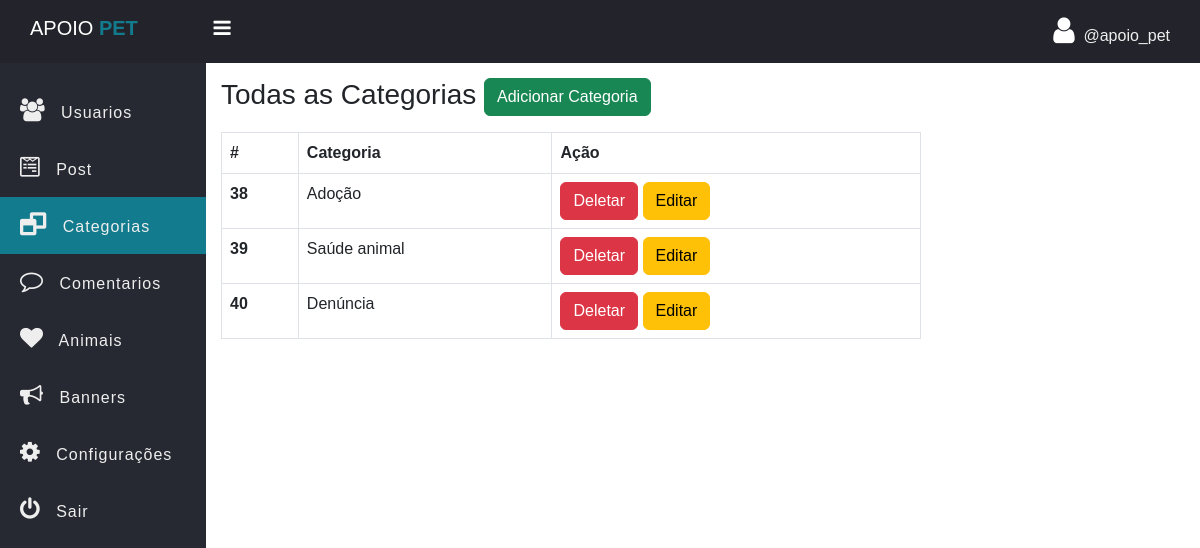
/admin/Categoria.php (signed in), run on the app's committed database.
### tables this page shows
CREATE TABLE `category` (
  `id` int(11) NOT NULL,
  `category` varchar(127) NOT NULL
);

### admin/data/Categoria.php (called while the page is built, shortened)
<?php
function getAll($conn){
   $sql = "SELECT * FROM category";
   $stmt = $conn->prepare($sql);
   $stmt->execute();
   return $stmt->fetchAll(PDO::FETCH_ASSOC);
}

### admin/Categoria.php (the view, shortened to what this page needs)
<?php
if (isset($_SESSION['admin_id']) && isset($_SESSION['username'])) {
?>
	<!DOCTYPE html>
	<html>
	<head>
		<link rel="stylesheet" href="https://stackpath.bootstrapcdn.com/font-awesome/4.7.0/css/font-awesome.min.css">
		<link href="https://cdn.jsdelivr.net/npm/bootstrap@5.3.0/dist/css/bootstrap.min.css" rel="stylesheet">
		<link rel="stylesheet" href="../assets/CSS/side-bar.css">
		<link rel="stylesheet" href="../assets/CSS/style.css">
	</head>
	<body>
		<?php
		include "inc/side-nav.php";
		include_once("data/Categoria.php");
		include_once("../db_conn.php");
		$categories = getAll($conn);
		?>
		<div class="main-table">
			<h3 class="mb-3">Todas as Categorias
				<a href="categoria-add.php" class="btn btn-success">Adicionar Categoria</a>
			</h3>
			<?php if ($categories != 0) { ?>
				<table class="table t1 table-bordered">
					<thead>
						<tr>
							<th scope="col">#</th>
							<th scope="col">Categoria</th>
							<th scope="col">Ação</th>
						</tr>
					</thead>
					<tbody>
						<?php foreach ($categories as $category) { ?>
							<tr>
								<th scope="row"><?= $category['id'] ?></th>
								<td><?= $category['category'] ?></td>
								<td>
									<a href="categoria-delete.php?id=<?= $category['id'] ?>" class="btn btn-danger">Deletar</a>
									<a href="categoria-edit.php?id=<?= $category['id'] ?>" class="btn btn-warning">Editar</a>
								</td>
							</tr>
						<?php } ?>
					</tbody>
				</table>
			<?php } else { ?>
				<div class="alert alert-warning">
					Empty!
				</div>
			<?php } ?>
		</div>
		</section>
		</div>
	</body>
	</html>
<?php } else {
	header("Location: ../admin-login.php");
	exit;
} ?>

### assets/CSS/side-bar.css (style rules this page uses)
* { padding: 0; margin: 0; box-sizing: border-box; font-family: arial, sans-serif; }

### assets/CSS/style.css (style rules this page uses)
.main-table { width: 90%; max-width: 700px; }

### data on the page
category: id "38", category "Adoção"
category: id "39", category "Saúde animal"
category: id "40", category "Denúncia"

### other printed values
$_SESSION['username'] "apoio_pet"
